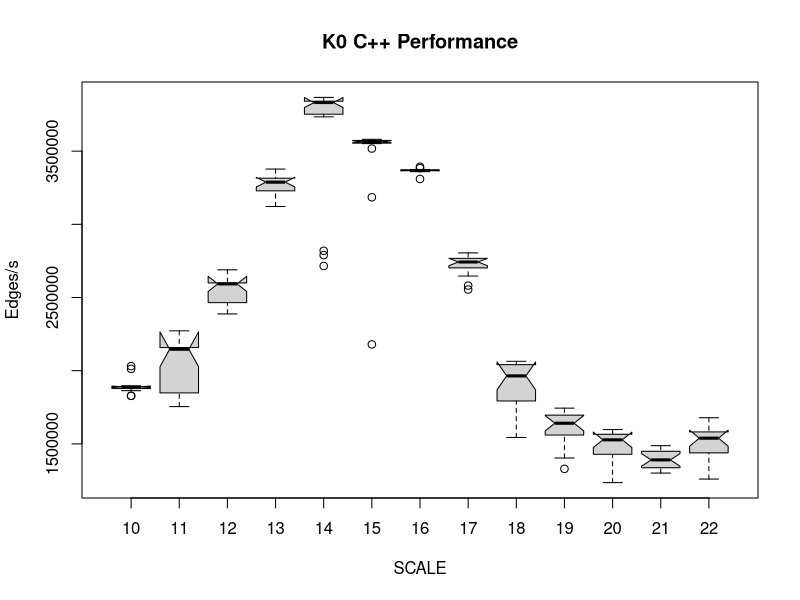
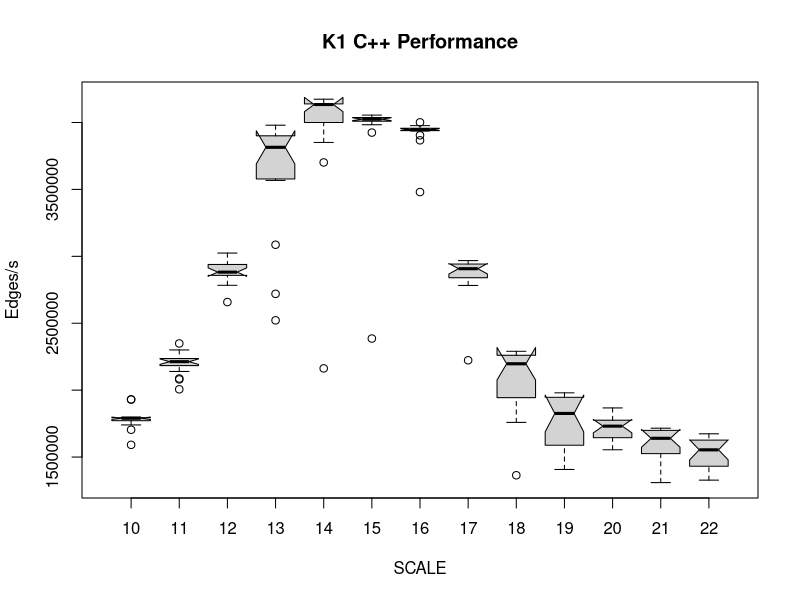
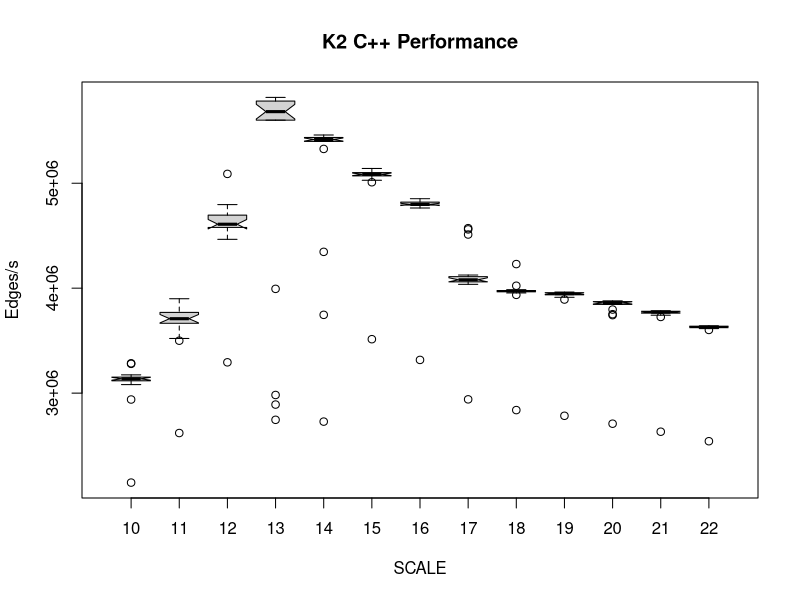
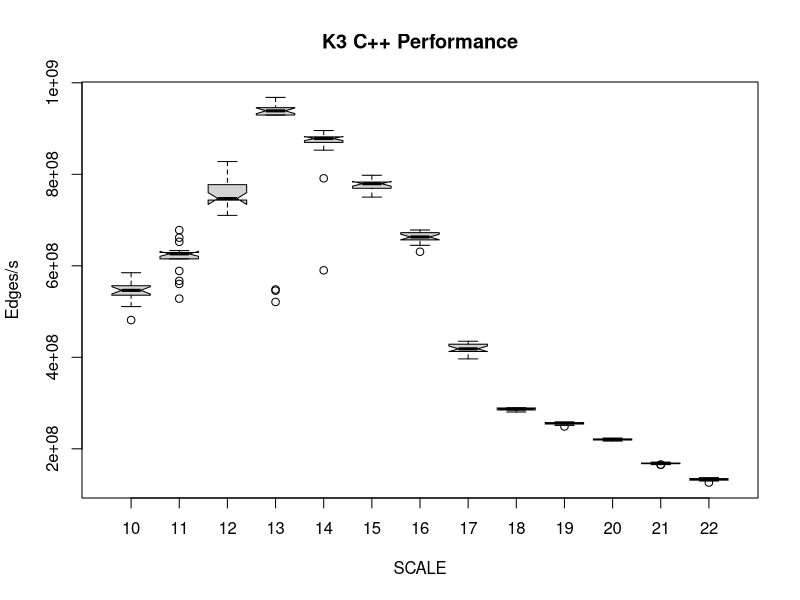

Here is the R script that generated these plots, in order:
cppdata <- read.table("../code/C++/c++.data", header=TRUE, check.names=FALSE, sep="\t", row.names=NULL)
pdf("K0.pdf")
boxplot(K0~scale, data=cppdata, notch=TRUE, xlab="SCALE", ylab="Edges/s", main="K0 C++ Performance")
dev.off()

pdf("K1.pdf")
boxplot(K1~scale, data=cppdata, notch=TRUE, xlab="SCALE", ylab="Edges/s", main="K1 C++ Performance")
dev.off()

pdf("K2.pdf")
boxplot(K2~scale, data=cppdata, notch=TRUE, xlab="SCALE", ylab="Edges/s", main="K2 C++ Performance")
dev.off()

pdf("K3.pdf")
boxplot(K3~scale, data=cppdata, notch=TRUE, xlab="SCALE", ylab="Edges/s", main="K3 C++ Performance")
dev.off()
